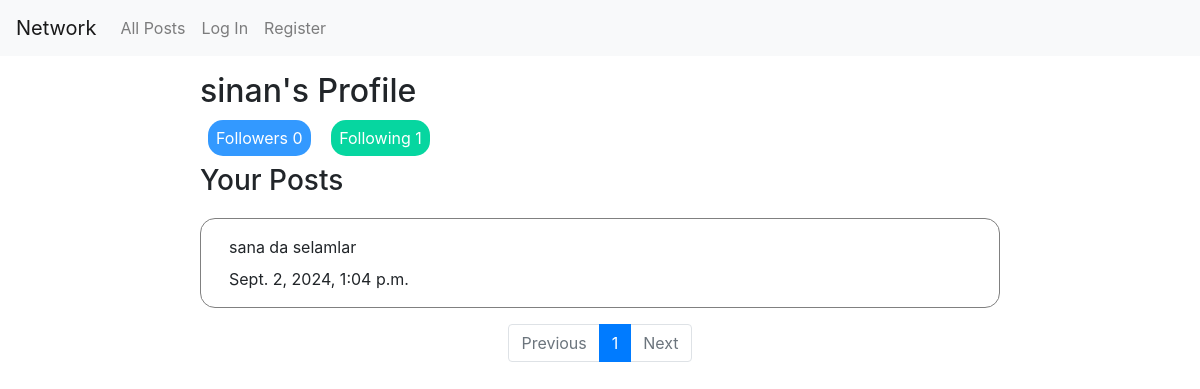
Page /profile/sinan on the earlier database version.
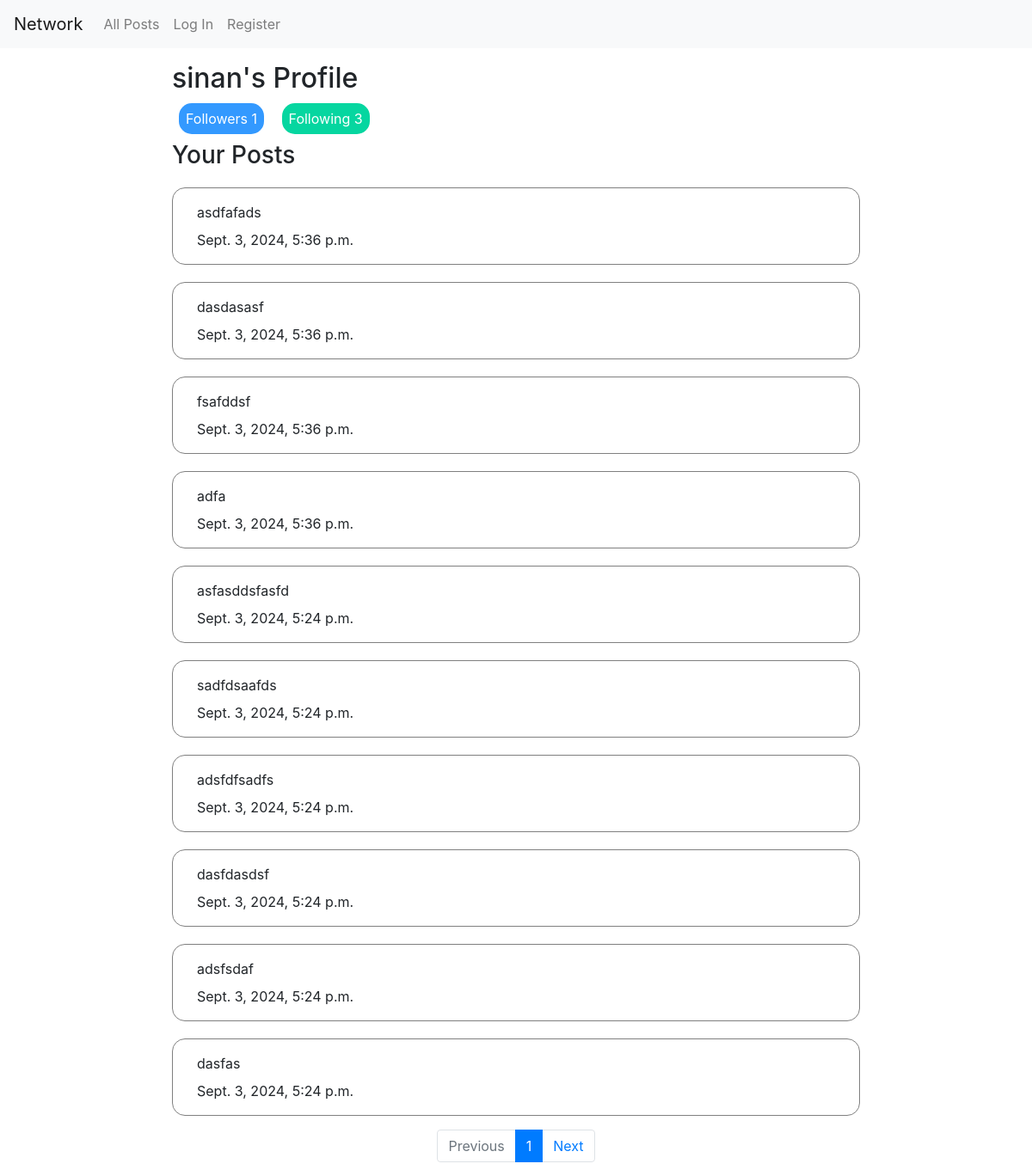
Same page on the later database version.
### network/models.py (models this page shows)
class Post(models.Model):
    content = models.CharField(max_length=256)
    like = models.PositiveIntegerField(default=0)
    owner = models.ForeignKey(User, related_name="owner", on_delete=models.CASCADE)
    time = models.DateTimeField(auto_now_add=True)

### network/views.py (the view, shortened to what this page needs)
# urls.py: path("profile/<str:username>", views.profile, name="profile"),
def profile(request, username):
    user = User.objects.get(username=username)
    posts = Post.objects.all().filter(owner=user).order_by("-time")
    paginator = Paginator(posts,10)
    page_num = request.GET.get('page')
    page_obj = paginator.get_page(page_num)
    following = len(user.follower.all())
    follower = len(user.following.all())
    out = {"page_obj" : page_obj,
    "username":username,
    "following":following,
    "follower":follower
    }
    if (not request.user.is_authenticated) or (username == request.user.username):
        out["button"] = False
    return render(request, "network/profile.html", out)

### network/templates/network/profile.html (shortened to what this page needs)
{% extends "network/layout.html" %}
{% block body %}
<main>
    <div class="profile">
    <h2 id="profile-name">{{username}}'s Profile</h2>
    </div>
    <p class="follower">Followers {{follower}}</p>
    <p class="following">Following {{following}}</p>
    <h3>Your Posts</h3>
    {% for post in page_obj %}
    <div class="post">
        <p>{{ post.content }}</p>
        <p>{{ post.time }}</p>
    </div>
    {% endfor %}
</main>
<footer>
    <nav class="page-nav" aria-label="Page navigation">
        <ul class="pagination justify-content-center">
            {% if page_obj.has_previous %}
            <li class="page-item"><a class="page-link" href="?page={{ page_obj.previous_page_number }}">Previous</a></li>
            {% else %}
            <li class="page-item disabled"><a class="page-link" href="">Previous</a></li>
            {% endif %}
            <li class="page-item active"><a class="page-link" href="?page={{ page_obj.number }}">{{ page_obj.number }}</a></li>
            {% if page_obj.has_next %}
            <li class="page-item"><a class="page-link" href="?page={{ page_obj.next_page_number }}">Next</a></li>
            {% else %}
            <li class="page-item disabled"><a class="page-link" href="">Next</a></li>
            {% endif %}
        </ul>
    </nav>
</footer>
{% endblock %}

Differences in the rows shown:
no longer on this page (row unchanged): Post: content "sana da selamlar", time "Sept. 2, 2024, 1:04 p.m."
added Post: content "asdfafads", time "Sept. 3, 2024, 5:36 p.m."
added Post: content "dasdasasf", time "Sept. 3, 2024, 5:36 p.m."
added Post: content "fsafddsf", time "Sept. 3, 2024, 5:36 p.m."
added Post: content "adfa", time "Sept. 3, 2024, 5:36 p.m."
added Post: content "asfasddsfasfd", time "Sept. 3, 2024, 5:24 p.m."
added Post: content "sadfdsaafds", time "Sept. 3, 2024, 5:24 p.m."
added Post: content "adsfdfsadfs", time "Sept. 3, 2024, 5:24 p.m."
added Post: content "dasfdasdsf", time "Sept. 3, 2024, 5:24 p.m."
added Post: content "adsfsdaf", time "Sept. 3, 2024, 5:24 p.m."
added Post: content "dasfas", time "Sept. 3, 2024, 5:24 p.m."
Other differences:
{{ follower }}: "0" → "1"
{{ following }}: "1" → "3"
